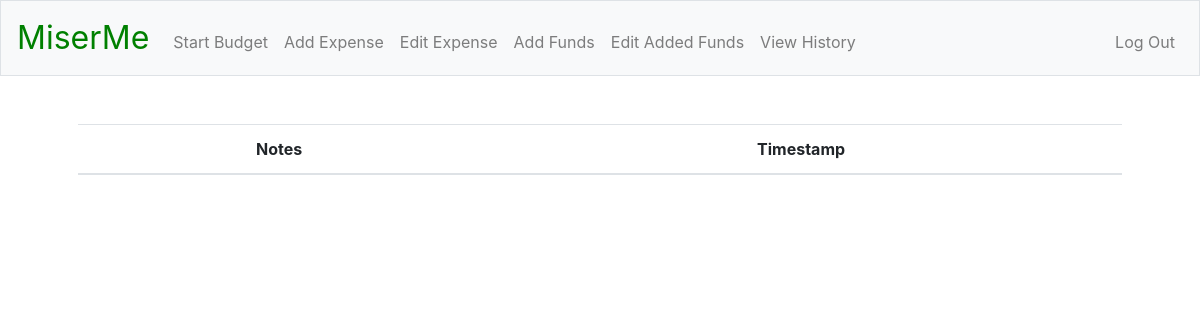
The page /history (signed in) on the database as committed earlier.
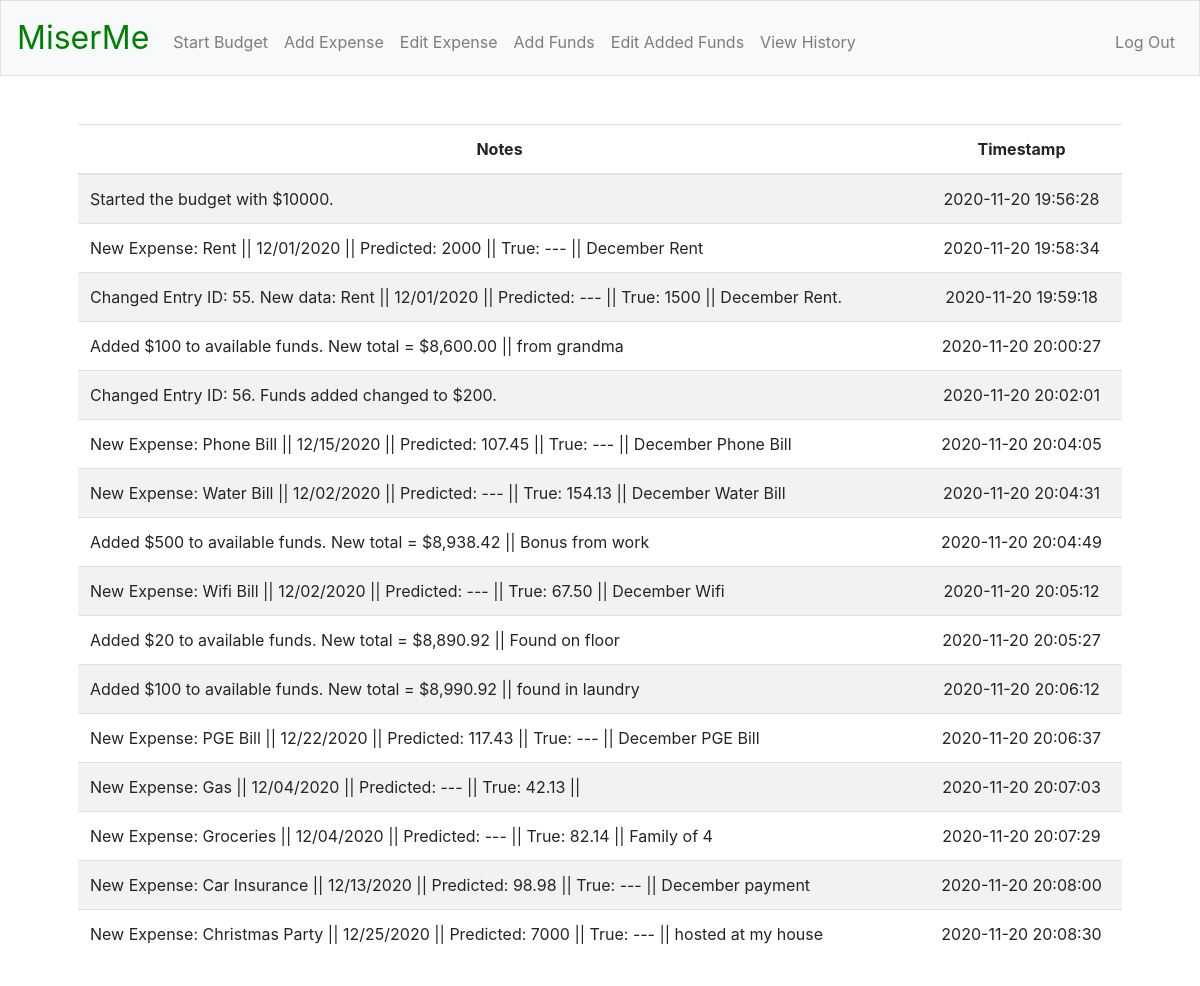
The same page on the database as committed later.
### tables this page shows
CREATE TABLE history (
history_id INTEGER PRIMARY KEY AUTOINCREMENT NOT NULL,
user_id INTEGER NOT NULL,
notes TEXT NOT NULL,
timestamp DATETIME DEFAULT (DATETIME(CURRENT_TIMESTAMP, 'LOCALTIME')),
FOREIGN KEY(user_id) REFERENCES registrants(id));

### app.py (the view)
@app.route("/history")
@login_required
def history():
    c.execute("""
    SELECT notes, timestamp FROM history WHERE user_id = :user_id;
    """, {"user_id": session["user_id"]})
    rows = c.fetchall()
    entries = []
    for row in rows:
        entries.append({
            "notes": row[0],
            "timestamp": row[1]
        })
    return render_template("history.html", entries = entries)

### helpers.py (called while the page is built)
def login_required(f):
    @wraps(f)
    def decorated_functions(*args, **kwargs):
        if session.get("user_id") is None:
            return redirect("/login")
        return f(*args, **kwargs)
    return decorated_functions

### templates/history.html (shortened to what this page needs)
{% extends "layout.html" %}
{% block main %}
    <table class="table table-striped">
        <thead>
            <tr>
                <th>Notes</th>
                <th>Timestamp</th>
            </tr>
        </thead>
        <tbody>
            {% for i in entries %}
            <tr>
                <td style="text-align:left">{{ i["notes"] }}</td>
                <td>{{ i["timestamp"] }}</td>
            </tr>
            {% endfor %}
        </tbody>
    </table>
{% endblock %}

### templates/layout.html (shortened to what this page needs)
<!DOCTYPE html>
<html lang="en">
    <head>
        <link rel="stylesheet" href="https://stackpath.bootstrapcdn.com/bootstrap/4.5.2/css/bootstrap.min.css">
        <link href="/static/styles.css" rel="stylesheet">
    </head>
    <body>
        <nav class="navbar navbar-expand-md navbar-light bg-light border">
            <a class="navbar-brand" href="/"><span class="miserme_brand">MiserMe</span></a>
            <div class="collapse navbar-collapse" id="navbar">
                {% if session.user_id %}
                    <ul class="navbar-nav mr-auto mt-2">
                        <li class="nav-item"><a class="nav-link" href="/start_budget">Start Budget</a></li>
                        <li class="nav-item"><a class="nav-link" href="/expense">Add Expense</a></li>
                        <li class="nav-item"><a class="nav-link" href="/edit">Edit Expense</a></li>
                        <li class="nav-item"><a class="nav-link" href="/add_funds">Add Funds</a></li>
                        <li class="nav-item"><a class="nav-link" href="/edit_added">Edit Added Funds</a></li>
                        <li class="nav-item"><a class="nav-link" href="/history">View History</a></li>
                    </ul>
                    <ul class="navbar-nav ml-auto mt-2">
                        <li class="nav-item"><a class="nav-link" href="/logout">Log Out</a></li>
                    </ul>
                {% else %}
                    <ul class="navbar-nav ml-auto mt-2">
                        <li class="nav-item"><a class="nav-link" href="/register">Register</a></li>
                        <li class="nav-item"><a class="nav-link" href="/login">Log In</a></li>
                    </ul>
                {% endif %}
            </div>
        </nav>
        <main class="container p-5">
            {% block main %}{% endblock %}
        </main>
    </body>
</html>

### static/styles.css (style rules this page uses)
main { overflow-x: auto; text-align: center; }
nav .navbar-brand { font-size: xx-large; }
nav .navbar-brand .miserme_brand { color: green; }

Rows that differ between the two databases and show on the page:
added history: notes "Started the budget with $10000.", timestamp "2020-11-20 19:56:28"
added history: notes "New Expense: Rent || 12/01/2020 || Predicted: 2000 || True: --- || December Rent", timestamp "2020-11-20 19:58:34"
added history: notes "Changed Entry ID: 55. New data: Rent || 12/01/2020 || Predicted: --- || True: 1500 || December Rent.", timestamp "2020-11-20 19:59:18"
added history: notes "Added $100 to available funds. New total = $8,600.00 || from grandma", timestamp "2020-11-20 20:00:27"
added history: notes "Changed Entry ID: 56. Funds added changed to $200.", timestamp "2020-11-20 20:02:01"
added history: notes "New Expense: Phone Bill || 12/15/2020 || Predicted: 107.45 || True: --- || December Phone Bill", timestamp "2020-11-20 20:04:05"
added history: notes "New Expense: Water Bill || 12/02/2020 || Predicted: --- || True: 154.13 || December Water Bill", timestamp "2020-11-20 20:04:31"
added history: notes "Added $500 to available funds. New total = $8,938.42 || Bonus from work", timestamp "2020-11-20 20:04:49"
added history: notes "New Expense: Wifi Bill || 12/02/2020 || Predicted: --- || True: 67.50 || December Wifi", timestamp "2020-11-20 20:05:12"
added history: notes "Added $20 to available funds. New total = $8,890.92 || Found on floor", timestamp "2020-11-20 20:05:27"
added history: notes "Added $100 to available funds. New total = $8,990.92 || found in laundry", timestamp "2020-11-20 20:06:12"
added history: notes "New Expense: PGE Bill || 12/22/2020 || Predicted: 117.43 || True: --- || December PGE Bill", timestamp "2020-11-20 20:06:37"
added history: notes "New Expense: Gas || 12/04/2020 || Predicted: --- || True: 42.13 ||", timestamp "2020-11-20 20:07:03"
added history: notes "New Expense: Groceries || 12/04/2020 || Predicted: --- || True: 82.14 || Family of 4", timestamp "2020-11-20 20:07:29"
added history: notes "New Expense: Car Insurance || 12/13/2020 || Predicted: 98.98 || True: --- || December payment", timestamp "2020-11-20 20:08:00"
added history: notes "New Expense: Christmas Party || 12/25/2020 || Predicted: 7000 || True: --- || hosted at my house", timestamp "2020-11-20 20:08:30"
